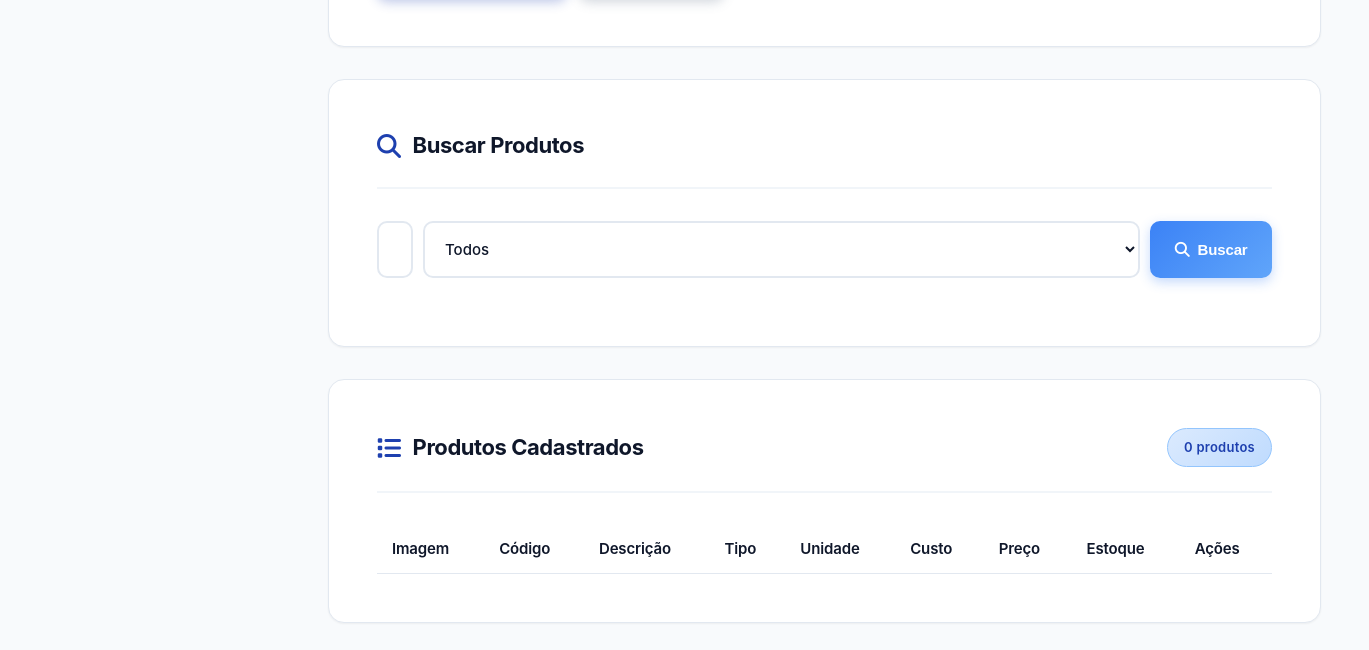
The page /views/products/index.php (signed in, lower part) on the database as committed earlier.
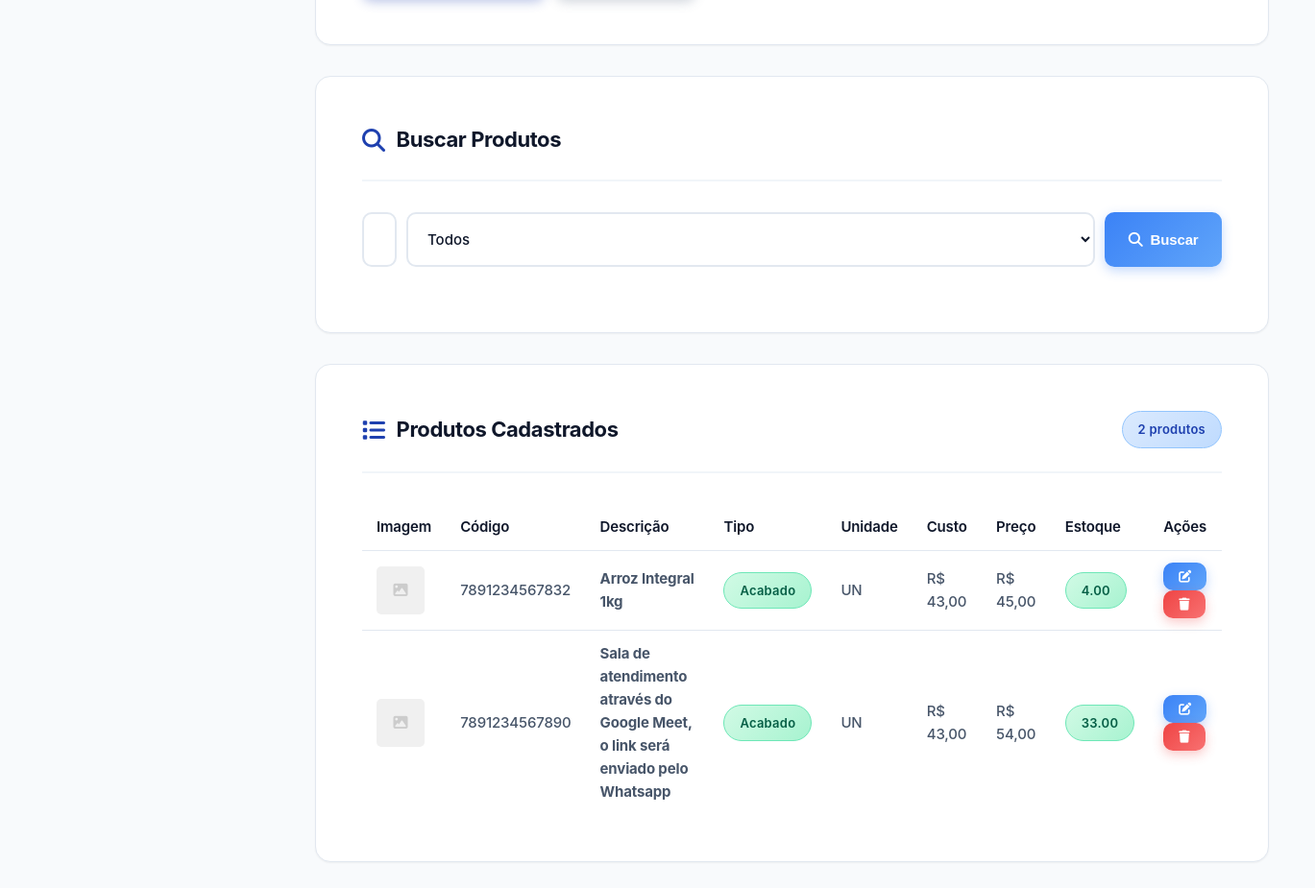
The same page on the database as committed later.
### tables this page shows
CREATE TABLE products (
            id INTEGER PRIMARY KEY AUTOINCREMENT,
            barcode TEXT UNIQUE NOT NULL,
            description TEXT NOT NULL,
            cost REAL NOT NULL,
            price REAL NOT NULL,
            stock REAL DEFAULT 0,
            min_stock REAL DEFAULT 0,
            unit TEXT NOT NULL,
            type TEXT NOT NULL,
            image TEXT,
            created_at DATETIME DEFAULT CURRENT_TIMESTAMP,
            updated_at DATETIME DEFAULT CURRENT_TIMESTAMP
        , category TEXT, brand TEXT, supplier TEXT, max_stock REAL, notes TEXT, status TEXT DEFAULT "active", user_id INTEGER NOT NULL DEFAULT 1);

### includes/multi_tenancy.php (called while the page is built, shortened)
<?php
function getCurrentUserId() {
    return $_SESSION['user_id'] ?? null;
}
function getCurrentUserRole() {
    return $_SESSION['user_role'] ?? 'user';
}
function isAdmin() {
    return getCurrentUserRole() === 'admin';
}
function getUserFilter($tableAlias = '') {
    $userId = getCurrentUserId();
    $prefix = $tableAlias ? $tableAlias . '.' : '';
    return "{$prefix}user_id = {$userId}";
}
?>

### config/config.php (called while the page is built, shortened)
<?php
require_once __DIR__ . '/../includes/multi_tenancy.php';
if (!function_exists('formatMoney')) {
    function formatMoney($value) {
        return 'R$ ' . number_format($value, 2, ',', '.');
    }
}
?>

### views/products/index.php (the view, shortened to what this page needs)
<?php
require_once __DIR__ . '/../../config/config.php';
$db = Database::getInstance()->getConnection();
$userFilter = getUserFilter();
$products = $db->query("SELECT * FROM products WHERE $userFilter ORDER BY created_at DESC")->fetchAll(PDO::FETCH_ASSOC);
?>
<?php include __DIR__ . '/../../components/header.php'; ?>
<div class="main-layout">
    <div class="content-wrapper">
        <main class="main-content">
            <div class="card">
            </div>
            <div class="card">
                <div class="card-header">
                    <h3><i class="fas fa-search"></i> Buscar Produtos</h3>
                </div>
                <div class="search-box">
                    <input type="text" id="searchInput" placeholder="Digite para buscar...">
                    <select id="searchType">
                        <option value="all">Todos</option>
                    </select>
                    <button class="btn btn-info" onclick="buscarProdutos()">
                        <i class="fas fa-search"></i> Buscar
                    </button>
                </div>
            </div>
            <div class="card">
                <div class="card-header">
                    <h3><i class="fas fa-list"></i> Produtos Cadastrados</h3>
                    <span class="badge badge-info" id="totalProducts"><?php echo count($products); ?> produtos</span>
                </div>
                <div class="table-responsive">
                    <table class="table">
                        <thead>
                            <tr>
                                <th>Imagem</th>
                                <th>Código</th>
                                <th>Descrição</th>
                                <th>Tipo</th>
                                <th>Unidade</th>
                                <th>Custo</th>
                                <th>Preço</th>
                                <th>Estoque</th>
                                <th>Ações</th>
                            </tr>
                        </thead>
                        <tbody id="productsTableBody">
                            <?php foreach ($products as $product): ?>
                                <tr>
                                    <td>
                                        <?php if ($product['image']): ?>
                                            <img src="<?php echo BASE_URL . $product['image']; ?>" style="width: 50px; height: 50px; object-fit: cover; border-radius: 5px;">
                                        <?php else: ?>
                                            <div style="width: 50px; height: 50px; background: #f0f0f0; border-radius: 5px; display: flex; align-items: center; justify-content: center;">
                                                <i class="fas fa-image" style="color: #ccc;"></i>
                                            </div>
                                        <?php endif; ?>
                                    </td>
                                    <td><?php echo htmlspecialchars($product['barcode']); ?></td>
                                    <td><strong><?php echo htmlspecialchars($product['description']); ?></strong></td>
                                    <td>
                                        <?php
                                        $types = ['finished' => 'Acabado', 'intermediate' => 'Intermediário', 'supply' => 'Insumo'];
                                        $badges = ['finished' => 'success', 'intermediate' => 'info', 'supply' => 'warning'];
                                        ?>
                                        <span class="badge badge-<?php echo $badges[$product['type']]; ?>">
                                            <?php echo $types[$product['type']]; ?>
                                        </span>
                                    </td>
                                    <td><?php echo strtoupper($product['unit']); ?></td>
                                    <td><?php echo formatMoney($product['cost']); ?></td>
                                    <td><?php echo formatMoney($product['price']); ?></td>
                                    <td>
                                        <?php
                                        $stockClass = $product['stock'] <= $product['min_stock'] ? 'badge-danger' : 'badge-success';
                                        ?>
                                        <span class="badge <?php echo $stockClass; ?>">
                                            <?php echo number_format($product['stock'], 2); ?>
                                        </span>
                                    </td>
                                    <td>
                                        <button class="btn btn-info btn-sm" onclick='editarProduto(<?php echo json_encode($product); ?>)' title="Editar">
                                            <i class="fas fa-edit"></i>
                                        </button>
                                        <button class="btn btn-danger btn-sm" onclick="excluirProduto(<?php echo $product['id']; ?>)" title="Excluir">
                                            <i class="fas fa-trash"></i>
                                        </button>
                                    </td>
                                </tr>
                            <?php endforeach; ?>
                        </tbody>
                    </table>
                </div>
            </div>
        </main>
    </div>
</div>
<?php include __DIR__ . '/../../components/footer.php'; ?>

### components/header.php (shortened to what this page needs)
<!DOCTYPE html>
<html lang="pt-br">
<head>
    <link rel="stylesheet" href="https://cdnjs.cloudflare.com/ajax/libs/font-awesome/6.4.0/css/all.min.css">
    <link rel="stylesheet" href="<?php echo BASE_URL; ?>assets/css/style.css">
</head>
<body>

### components/footer.php (shortened to what this page needs)
</body>
</html>

### components/sidebar.php (style rules this page uses)
:root { --sidebar-width: 260px; --sidebar-collapsed-width: 70px; --sidebar-bg: #1e293b; --sidebar-text: #94a3b8; --sidebar-hover: #334155; --sidebar-active: #4f46e5; }

### components/navbar.php (style rules this page uses)
:root { --nav-height: 70px; --nav-bg: #ffffff; --nav-text-main: #1e293b; --nav-text-sub: #64748b; --nav-primary: #4f46e5; --nav-hover: #f1f5f9; --nav-border: #e2e8f0; --sidebar-width: 260px; }

Rows that differ between the two databases and show on the page:
added products: barcode "7891234567832", description "Arroz Integral 1kg", type "Acabado", unit "UN", cost "R$ 43,00", price "R$ 45,00", stock "4.00"
added products: barcode "7891234567890", description "Sala de atendimento através do Google Meet, o link será enviado pelo Whatsapp", type "Acabado", unit "UN", cost "R$ 43,00", price "R$ 54,00", stock "33.00"
Other text that changed with them:
count($products): "0" → "2"
